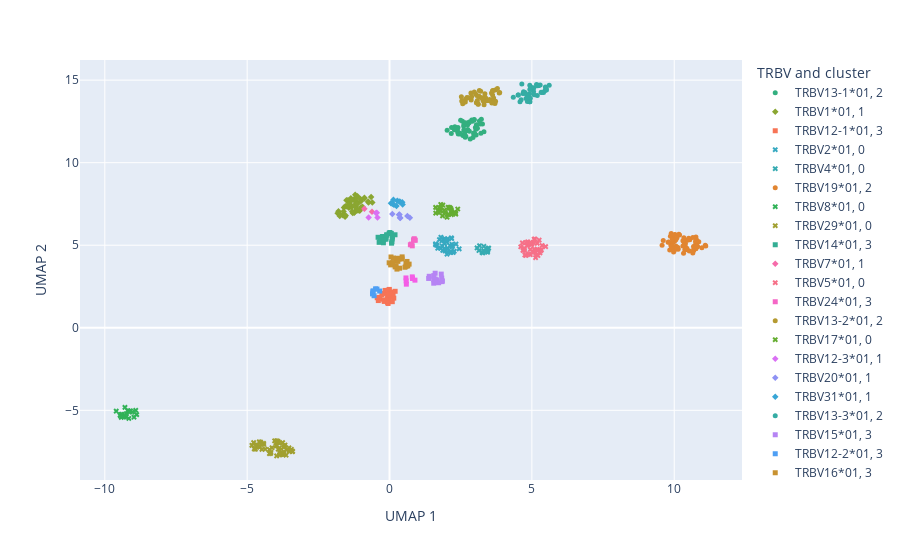

This figure's notebook cell:
### Code cell
database_umap.plot_interactive_umap(hue='TRBV', palette=ColorPaletteGenerator.TRBV_palette, symbol='cluster')

### Figure 1 — Plotly figure (JSON) as saved in the notebook; plotly's stock layout.template omitted (floating-point values rounded to 4 significant figures)
{"data": [{"hovertemplate": "TRBV=TRBV13-1*01<br>cluster=2<br>UMAP_1=%{x}<br>UMAP_2=%{y}<extra></extra>", "legendgroup": "TRBV13-1*01, 2", "marker": {"color": "#33af7f", "opacity": 1, "size": 5, "symbol": "circle"}, "mode": "markers", "name": "TRBV13-1*01, 2", "orientation": "v", "showlegend": true, "type": "scatter", "x": [3.043, 2.604, 2.025, 2.295, 3.051, 2.404, 2.61, 2.384, 2.966, 3.04, 3.265, 2.485, 2.911, 2.579, 2.888, 2.97, 2.681, 2.563, 2.659, 2.794, 2.328, 2.695, 2.977, 3.052, 2.415, 2.62, 2.482, 2.393, 3.017, 2.933, 2.994, 3.226, 2.799, 2.17, 2.747, 2.745, 3.158, 2.278, 3.087, 3.317, 2.18, 3.182, 2.978, 2.498, 3.208, 2.67, 2.836, 2.649, 2.804, 2.955, 2.645], "xaxis": "x", "y": [11.68, 12.22, 11.96, 12.18, 12.22, 12.13, 11.98, 11.98, 12.58, 12.03, 12.34, 11.73, 12.51, 11.65, 12.59, 11.69, 11.6, 12.52, 11.54, 12.41, 12.02, 11.93, 11.81, 12.29, 11.73, 12.32, 11.79, 11.86, 12.14, 11.53, 11.74, 12.63, 12.47, 11.76, 12.0, 12.3, 12.53, 11.99, 12.09, 11.88, 12.13, 12.34, 12.62, 12.56, 11.78, 12.41, 11.44, 11.62, 11.9, 11.79, 11.84], "yaxis": "y"}, {"hovertemplate": "TRBV=TRBV1*01<br>cluster=1<br>UMAP_1=%{x}<br>UMAP_2=%{y}<extra></extra>", "legendgroup": "TRBV1*01, 1", "marker": {"color": "#8aa631", "opacity": 1, "size": 5, "symbol": "diamond"}, "mode": "markers", "name": "TRBV1*01, 1", "orientation": "v", "showlegend": true, "type": "scatter", "x": [-1.341, -1.613, -1.793, -1.164, -1.235, -1.636, -1.215, -1.186, -0.7377, -1.6, -1.204, -1.427, -1.195, -0.6045, -1.351, -1.433, -1.823, -1.126, -1.24, -1.411, -1.131, -0.8815, -1.239, -1.125, -1.045, -0.8858, -1.495, -1.018, -1.292, -1.001, -1.358, -1.46, -1.591, -1.108, -1.751, -1.311, -1.56, -1.514, -1.006, -1.748, -1.54, -1.205, -1.551, -0.9478, -0.7492, -1.332, -1.435, -0.6449], "xaxis": "x", "y": [7.304, 7.042, 7.063, 7.202, 7.714, 6.816, 7.033, 7.338, 7.582, 7.283, 7.854, 7.278, 7.73, 7.581, 7.425, 7.403, 6.941, 7.593, 7.405, 7.608, 7.504, 7.875, 6.968, 7.968, 7.093, 7.83, 7.351, 7.803, 6.951, 7.302, 7.84, 7.73, 6.815, 7.103, 6.891, 7.045, 6.728, 7.727, 7.662, 6.772, 6.799, 8.065, 7.356, 7.326, 7.651, 7.72, 7.477, 7.925], "yaxis": "y"}, {"hovertemplate": "TRBV=TRBV12-1*01<br>cluster=3<br>UMAP_1=%{x}<br>UMAP_2=%{y}<extra></extra>", "legendgroup": "TRBV12-1*01, 3", "marker": {"color": "#f77456", "opacity": 1, "size": 5, "symbol": "square"}, "mode": "markers", "name": "TRBV12-1*01, 3", "orientation": "v", "showlegend": true, "type": "scatter", "x": [-0.03488, -0.1842, -0.3531, -0.3376, -0.3927, -0.1768, 0.0396, -0.02258, 0.0179, -0.06596, -0.06966, 0.06687, -0.03023, -0.1761, -0.1974, -0.154, -0.4322, -0.05771, -0.007059, 0.1249, -0.267, 0.1497, 0.09753, -0.02078, 0.1976, -0.05049], "xaxis": "x", "y": [1.68, 1.596, 1.838, 1.747, 1.648, 1.648, 2.157, 2.284, 2.072, 1.532, 1.785, 1.856, 1.975, 2.078, 1.687, 2.262, 1.819, 2.263, 2.323, 1.979, 2.004, 1.794, 1.581, 2.058, 2.209, 1.472], "yaxis": "y"}, {"hovertemplate": "TRBV=TRBV2*01<br>cluster=0<br>UMAP_1=%{x}<br>UMAP_2=%{y}<extra></extra>", "legendgroup": "TRBV2*01, 0", "marker": {"color": "#37a9c1", "opacity": 1, "size": 5, "symbol": "x"}, "mode": "markers", "name": "TRBV2*01, 0", "orientation": "v", "showlegend": true, "type": "scatter", "x": [1.95, 1.8, 1.622, 1.998, 1.938, 1.929, 1.805, 1.672, 1.841, 2.034, 2.14, 2.192, 1.952, 2.045, 2.02, 2.124, 1.617, 1.695, 2.334, 2.21, 1.936, 2.446, 2.19, 1.928, 1.996, 2.155, 2.272, 2.006, 2.184, 1.754, 1.846, 2.172, 1.87, 2.235, 2.069, 1.937], "xaxis": "x", "y": [5.377, 4.815, 5.02, 5.193, 4.769, 5.093, 5.482, 5.002, 5.26, 5.357, 4.606, 4.893, 4.651, 4.811, 4.458, 4.975, 5.084, 4.817, 5.069, 4.95, 5.395, 4.781, 5.06, 5.095, 5.28, 4.559, 4.635, 5.337, 5.407, 5.343, 4.953, 5.442, 4.691, 4.558, 4.57, 4.803], "yaxis": "y"}, {"hovertemplate": "TRBV=TRBV4*01<br>cluster=0<br>UMAP_1=%{x}<br>UMAP_2=%{y}<extra></extra>", "legendgroup": "TRBV4*01, 0", "marker": {"color": "#36abb2", "opacity": 1, "size": 5, "symbol": "x"}, "mode": "markers", "name": "TRBV4*01, 0", "orientation": "v", "showlegend": true, "type": "scatter", "x": [3.162, 3.247, 3.141, 3.482, 3.454, 3.275, 3.444, 3.442, 3.45, 3.314, 3.075, 3.308, 3.365], "xaxis": "x", "y": [4.966, 4.558, 4.678, 4.821, 4.807, 4.534, 4.574, 4.652, 4.699, 4.931, 4.836, 4.671, 4.605], "yaxis": "y"}, {"hovertemplate": "TRBV=TRBV19*01<br>cluster=2<br>UMAP_1=%{x}<br>UMAP_2=%{y}<extra></extra>", "legendgroup": "TRBV19*01, 2", "marker": {"color": "#e18531", "opacity": 1, "size": 5, "symbol": "circle"}, "mode": "markers", "name": "TRBV19*01, 2", "orientation": "v", "showlegend": true, "type": "scatter", "x": [9.983, 10.55, 10.36, 10.73, 10.76, 9.95, 9.887, 10.01, 10.8, 10.97, 10.8, 10.69, 10.82, 10.78, 10.37, 10.76, 9.865, 10.51, 9.894, 10.37, 10.12, 9.935, 10.07, 10.44, 11.11, 10.06, 10.68, 9.807, 9.978, 11.09, 10.46, 10.39, 10.76, 10.65, 10.03, 10.34, 10.38, 10.19, 10.14, 10.16, 10.86, 10.3, 9.94, 9.842, 10.65, 10.8, 9.893, 10.75, 10.68, 10.41, 10.31, 10.53, 9.787, 9.615, 10.44, 10.53, 9.574, 9.94, 10.02, 10.33, 10.0, 10.1, 10.13], "xaxis": "x", "y": [5.447, 5.334, 5.123, 4.994, 5.494, 5.176, 4.992, 5.218, 4.885, 4.849, 5.277, 4.734, 4.927, 5.333, 4.723, 5.176, 5.544, 5.427, 5.706, 5.071, 4.792, 5.359, 4.933, 4.8, 4.952, 5.326, 4.68, 5.193, 4.591, 5.005, 5.301, 5.104, 4.793, 5.474, 5.652, 5.459, 4.947, 5.612, 4.762, 5.662, 5.21, 4.946, 4.979, 4.711, 4.531, 4.97, 4.954, 5.237, 4.924, 4.726, 5.273, 4.643, 5.174, 5.283, 4.808, 5.373, 4.993, 4.785, 5.621, 4.521, 4.679, 5.45, 4.862], "yaxis": "y"}, {"hovertemplate": "TRBV=TRBV8*01<br>cluster=0<br>UMAP_1=%{x}<br>UMAP_2=%{y}<extra></extra>", "legendgroup": "TRBV8*01, 0", "marker": {"color": "#31b258", "opacity": 1, "size": 5, "symbol": "x"}, "mode": "markers", "name": "TRBV8*01, 0", "orientation": "v", "showlegend": true, "type": "scatter", "x": [-9.191, -9.121, -8.914, -9.453, -9.384, -8.975, -9.459, -9.175, -8.88, -9.261, -9.599, -9.332, -9.431, -9.033, -9.41, -9.293, -9.239, -9.099, -9.422, -9.156], "xaxis": "x", "y": [-5.042, -5.06, -5.002, -5.302, -5.292, -5.415, -5.306, -5.035, -5.261, -5.401, -5.051, -5.396, -5.266, -5.107, -5.237, -4.826, -5.195, -5.037, -5.425, -5.493], "yaxis": "y"}, {"hovertemplate": "TRBV=TRBV29*01<br>cluster=0<br>UMAP_1=%{x}<br>UMAP_2=%{y}<extra></extra>", "legendgroup": "TRBV29*01, 0", "marker": {"color": "#a1a031", "opacity": 1, "size": 5, "symbol": "x"}, "mode": "markers", "name": "TRBV29*01, 0", "orientation": "v", "showlegend": true, "type": "scatter", "x": [-3.788, -4.424, -3.972, -3.672, -3.532, -4.751, -3.964, -4.168, -3.732, -3.713, -4.646, -3.881, -4.574, -4.834, -4.175, -3.445, -3.811, -4.215, -4.568, -3.602, -3.419, -4.127, -3.962, -3.853, -4.367, -4.528, -3.914, -3.863, -3.709, -4.217, -3.633, -3.929, -4.579, -3.532, -4.418, -4.034, -3.986, -3.689, -3.909, -4.694, -3.966, -4.772, -4.48, -3.491, -3.402, -4.711, -3.755, -3.862, -4.475], "xaxis": "x", "y": [-7.676, -6.999, -7.147, -7.101, -7.275, -7.332, -7.76, -7.548, -7.689, -7.226, -7.097, -6.981, -6.912, -7.122, -7.613, -7.366, -7.624, -7.385, -7.242, -7.381, -7.505, -7.266, -7.116, -7.432, -7.352, -6.924, -6.878, -7.29, -7.503, -7.622, -7.717, -6.934, -7.157, -7.433, -7.064, -6.847, -7.164, -7.185, -7.354, -7.169, -6.843, -6.955, -7.362, -7.473, -7.49, -7.361, -6.956, -7.702, -7.034], "yaxis": "y"}, {"hovertemplate": "TRBV=TRBV14*01<br>cluster=3<br>UMAP_1=%{x}<br>UMAP_2=%{y}<extra></extra>", "legendgroup": "TRBV14*01, 3", "marker": {"color": "#34ae94", "opacity": 1, "size": 5, "symbol": "square"}, "mode": "markers", "name": "TRBV14*01, 3", "orientation": "v", "showlegend": true, "type": "scatter", "x": [-0.3642, -0.01324, -0.1006, -0.1825, 0.1033, -0.3362, 0.01293, 0.06283, -0.4014, -0.2497, -0.2146, -0.2392, 0.08439, 0.07274, -0.1265, -0.3013, -0.2394, -0.0912, 0.09339, 0.1934, -0.1233, -0.2099], "xaxis": "x", "y": [5.175, 5.722, 5.62, 5.379, 5.496, 5.329, 5.769, 5.715, 5.481, 5.511, 5.147, 5.527, 5.213, 5.125, 5.457, 5.406, 5.462, 5.627, 5.381, 5.633, 5.366, 5.328], "yaxis": "y"}, {"hovertemplate": "TRBV=TRBV7*01<br>cluster=1<br>UMAP_1=%{x}<br>UMAP_2=%{y}<extra></extra>", "legendgroup": "TRBV7*01, 1", "marker": {"color": "#f66baa", "opacity": 1, "size": 5, "symbol": "diamond"}, "mode": "markers", "name": "TRBV7*01, 1", "orientation": "v", "showlegend": true, "type": "scatter", "x": [-0.8819, -0.6143], "xaxis": "x", "y": [7.202, 7.029], "yaxis": "y"}, {"hovertemplate": "TRBV=TRBV5*01<br>cluster=0<br>UMAP_1=%{x}<br>UMAP_2=%{y}<extra></extra>", "legendgroup": "TRBV5*01, 0", "marker": {"color": "#f67088", "opacity": 1, "size": 5, "symbol": "x"}, "mode": "markers", "name": "TRBV5*01, 0", "orientation": "v", "showlegend": true, "type": "scatter", "x": [4.971, 5.008, 5.283, 4.73, 5.131, 5.051, 5.484, 4.74, 4.667, 5.078, 5.273, 5.134, 4.686, 5.079, 4.611, 4.732, 5.067, 5.191, 4.946, 4.788, 4.83, 4.792, 5.18, 5.214, 4.851, 4.754, 5.334, 5.106, 4.976, 4.941, 4.891, 5.087, 4.942, 5.358, 5.256, 4.944, 5.313, 5.173], "xaxis": "x", "y": [5.085, 5.096, 4.541, 4.817, 4.245, 4.591, 4.913, 4.684, 5.139, 4.59, 4.717, 4.552, 4.684, 5.361, 4.905, 4.762, 5.148, 5.11, 4.43, 5.16, 4.974, 4.387, 4.751, 4.375, 5.204, 4.405, 4.72, 5.379, 5.023, 5.094, 4.466, 4.761, 4.74, 4.983, 5.313, 5.178, 4.668, 4.422], "yaxis": "y"}, {"hovertemplate": "TRBV=TRBV24*01<br>cluster=3<br>UMAP_1=%{x}<br>UMAP_2=%{y}<extra></extra>", "legendgroup": "TRBV24*01, 3", "marker": {"color": "#f566c6", "opacity": 1, "size": 5, "symbol": "square"}, "mode": "markers", "name": "TRBV24*01, 3", "orientation": "v", "showlegend": true, "type": "scatter", "x": [0.8423, 0.7695, 0.7995, 0.8677, 0.9038, 0.8805, 0.7334], "xaxis": "x", "y": [5.325, 5.068, 4.963, 5.395, 5.305, 5.319, 5.03], "yaxis": "y"}, {"hovertemplate": "TRBV=TRBV13-2*01<br>cluster=2<br>UMAP_1=%{x}<br>UMAP_2=%{y}<extra></extra>", "legendgroup": "TRBV13-2*01, 2", "marker": {"color": "#b59a31", "opacity": 1, "size": 5, "symbol": "circle"}, "mode": "markers", "name": "TRBV13-2*01, 2", "orientation": "v", "showlegend": true, "type": "scatter", "x": [2.869, 3.321, 3.657, 3.635, 3.179, 3.024, 3.374, 3.338, 2.717, 3.854, 2.662, 2.772, 2.859, 2.978, 2.67, 3.067, 3.155, 3.408, 3.711, 3.068, 3.618, 2.571, 3.581, 3.315, 3.591, 3.146, 2.537, 3.283, 3.87, 2.524, 3.62, 3.35, 3.515, 3.203, 3.514, 2.884, 3.051, 3.348, 3.258, 3.275, 3.117, 3.595, 3.724, 2.624, 3.085, 3.703, 3.789, 3.11], "xaxis": "x", "y": [13.8, 13.52, 13.92, 14.37, 13.97, 14.15, 13.92, 13.76, 13.95, 14.22, 13.67, 13.94, 14.23, 14.28, 13.85, 13.66, 14.37, 13.75, 14.4, 14.06, 14.35, 13.57, 14.22, 13.71, 13.77, 14.02, 13.73, 13.76, 14.26, 14.0, 14.09, 14.18, 13.82, 14.32, 13.76, 14.0, 13.63, 13.97, 13.92, 13.9, 13.54, 13.61, 13.71, 13.67, 13.77, 13.59, 14.5, 13.56], "yaxis": "y"}, {"hovertemplate": "TRBV=TRBV17*01<br>cluster=0<br>UMAP_1=%{x}<br>UMAP_2=%{y}<extra></extra>", "legendgroup": "TRBV17*01, 0", "marker": {"color": "#65ad31", "opacity": 1, "size": 5, "symbol": "x"}, "mode": "markers", "name": "TRBV17*01, 0", "orientation": "v", "showlegend": true, "type": "scatter", "x": [1.953, 2.109, 2.173, 1.863, 2.021, 2.274, 1.873, 1.624, 1.744, 2.315, 1.7, 1.737, 2.103, 1.801, 2.189, 2.17, 2.06, 2.171, 2.075, 2.396, 1.62, 1.923, 1.953, 1.79, 2.326, 2.143, 1.815], "xaxis": "x", "y": [6.994, 7.293, 7.061, 6.781, 6.695, 6.98, 7.425, 6.947, 7.261, 6.959, 7.081, 6.967, 7.246, 7.47, 6.996, 7.159, 7.302, 6.856, 6.875, 7.192, 7.29, 7.123, 6.94, 7.076, 6.885, 7.243, 7.269], "yaxis": "y"}, {"hovertemplate": "TRBV=TRBV12-3*01<br>cluster=1<br>UMAP_1=%{x}<br>UMAP_2=%{y}<extra></extra>", "legendgroup": "TRBV12-3*01, 1", "marker": {"color": "#da70f4", "opacity": 1, "size": 5, "symbol": "diamond"}, "mode": "markers", "name": "TRBV12-3*01, 1", "orientation": "v", "showlegend": true, "type": "scatter", "x": [-0.733, -0.4229, -0.4717, -0.447], "xaxis": "x", "y": [6.682, 6.673, 6.956, 6.97], "yaxis": "y"}, {"hovertemplate": "TRBV=TRBV20*01<br>cluster=1<br>UMAP_1=%{x}<br>UMAP_2=%{y}<extra></extra>", "legendgroup": "TRBV20*01, 1", "marker": {"color": "#8e92f4", "opacity": 1, "size": 5, "symbol": "diamond"}, "mode": "markers", "name": "TRBV20*01, 1", "orientation": "v", "showlegend": true, "type": "scatter", "x": [0.3341, 0.3671, 0.716, 0.09779, 0.3509, 0.3786, 0.6283], "xaxis": "x", "y": [6.853, 6.661, 6.662, 6.888, 6.858, 6.643, 6.774], "yaxis": "y"}, {"hovertemplate": "TRBV=TRBV31*01<br>cluster=1<br>UMAP_1=%{x}<br>UMAP_2=%{y}<extra></extra>", "legendgroup": "TRBV31*01, 1", "marker": {"color": "#39a6d6", "opacity": 1, "size": 5, "symbol": "diamond"}, "mode": "markers", "name": "TRBV31*01, 1", "orientation": "v", "showlegend": true, "type": "scatter", "x": [0.1566, 0.09771, 0.1387, 0.3716, 0.4469, 0.2749, 0.2446, 0.4603, 0.3399, 0.05059], "xaxis": "x", "y": [7.45, 7.511, 7.75, 7.629, 7.607, 7.699, 7.374, 7.469, 7.655, 7.547], "yaxis": "y"}, {"hovertemplate": "TRBV=TRBV13-3*01<br>cluster=2<br>UMAP_1=%{x}<br>UMAP_2=%{y}<extra></extra>", "legendgroup": "TRBV13-3*01, 2", "marker": {"color": "#35aca4", "opacity": 1, "size": 5, "symbol": "circle"}, "mode": "markers", "name": "TRBV13-3*01, 2", "orientation": "v", "showlegend": true, "type": "scatter", "x": [5.34, 5.206, 5.41, 4.689, 5.19, 4.919, 4.947, 5.24, 4.847, 4.919, 4.348, 4.928, 4.708, 5.327, 4.933, 5.226, 4.709, 5.072, 4.518, 4.647, 4.757, 5.504, 5.46, 5.475, 4.82, 5.059, 4.862, 4.843, 5.163, 5.291, 4.524, 5.082, 4.583, 4.624, 4.951, 4.796, 4.988, 4.929, 5.609, 4.963, 5.513], "xaxis": "x", "y": [14.26, 14.65, 14.26, 14.2, 14.08, 13.7, 13.9, 14.67, 14.03, 14.16, 13.96, 14.68, 14.29, 14.26, 13.7, 14.69, 14.2, 14.54, 14.1, 14.76, 14.25, 14.5, 14.37, 14.58, 14.13, 14.31, 13.82, 13.71, 14.73, 14.71, 14.09, 14.12, 13.69, 13.81, 14.45, 13.89, 14.55, 14.44, 14.69, 14.57, 14.41], "yaxis": "y"}, {"hovertemplate": "TRBV=TRBV15*01<br>cluster=3<br>UMAP_1=%{x}<br>UMAP_2=%{y}<extra></extra>", "legendgroup": "TRBV15*01, 3", "marker": {"color": "#b684f4", "opacity": 1, "size": 5, "symbol": "square"}, "mode": "markers", "name": "TRBV15*01, 3", "orientation": "v", "showlegend": true, "type": "scatter", "x": [1.552, 1.553, 1.376, 1.626, 1.844, 1.725, 1.604, 1.817, 1.395, 1.663, 1.605, 1.833, 1.594, 1.855, 1.556], "xaxis": "x", "y": [2.906, 2.701, 2.988, 2.752, 2.795, 2.728, 3.304, 3.251, 3.118, 2.902, 2.951, 3.013, 2.783, 2.84, 3.16], "yaxis": "y"}, {"hovertemplate": "TRBV=TRBV12-2*01<br>cluster=3<br>UMAP_1=%{x}<br>UMAP_2=%{y}<extra></extra>", "legendgroup": "TRBV12-2*01, 3", "marker": {"color": "#4e9ff4", "opacity": 1, "size": 5, "symbol": "square"}, "mode": "markers", "name": "TRBV12-2*01, 3", "orientation": "v", "showlegend": true, "type": "scatter", "x": [-0.5977, -0.5777, -0.4424, -0.3451, -0.4909, -0.5849, -0.542], "xaxis": "x", "y": [2.053, 2.237, 2.345, 2.226, 2.356, 2.181, 1.941], "yaxis": "y"}, {"hovertemplate": "TRBV=TRBV16*01<br>cluster=3<br>UMAP_1=%{x}<br>UMAP_2=%{y}<extra></extra>", "legendgroup": "TRBV16*01, 3", "marker": {"color": "#c89231", "opacity": 1, "size": 5, "symbol": "square"}, "mode": "markers", "name": "TRBV16*01, 3", "orientation": "v", "showlegend": true, "type": "scatter", "x": [0.04026, 0.5939, 0.441, 0.1126, 0.2685, 0.2616, 0.6017, 0.3392, 0.6391, 0.2014, 0.5819, 0.6882, 0.05236, 0.5424, -0.01216, 0.2418, 0.135, 0.5787, 0.2798, 0.2, 0.3549, 0.4437, 0.6154, 0.6381, 0.2324, 0.2939, 0.1149], "xaxis": "x", "y": [3.809, 3.771, 4.17, 3.949, 4.093, 3.554, 3.788, 4.165, 3.799, 3.748, 3.72, 3.856, 4.288, 3.666, 3.936, 4.062, 4.223, 3.916, 4.21, 3.686, 3.609, 4.293, 4.018, 3.746, 3.715, 4.022, 3.893], "yaxis": "y"}, {"hovertemplate": "TRBV=TRBV3*01<br>cluster=3<br>UMAP_1=%{x}<br>UMAP_2=%{y}<extra></extra>", "legendgroup": "TRBV3*01, 3", "marker": {"color": "#f45ee6", "opacity": 1, "size": 5, "symbol": "square"}, "mode": "markers", "name": "TRBV3*01, 3", "orientation": "v", "showlegend": true, "type": "scatter", "x": [0.8065, 0.5855, 0.8932, 0.5911, 0.5778, 0.8004], "xaxis": "x", "y": [2.985, 2.841, 2.885, 2.642, 3.018, 3.082], "yaxis": "y"}], "layout": {"legend": {"title": {"text": "TRBV and cluster"}, "tracegroupgap": 0}, "margin": {"t": 60}, "xaxis": {"anchor": "y", "domain": [0, 1], "title": {"text": "UMAP 1"}}, "yaxis": {"anchor": "x", "domain": [0, 1], "title": {"text": "UMAP 2"}}}}
